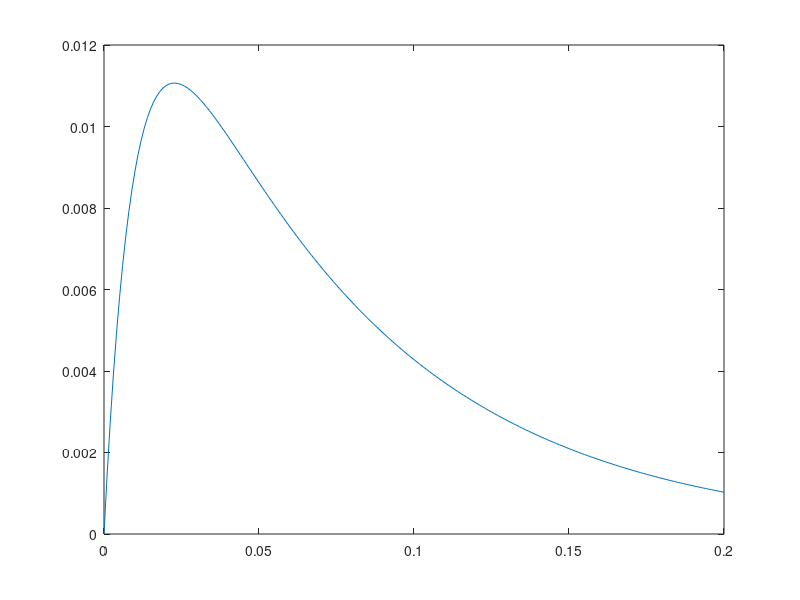
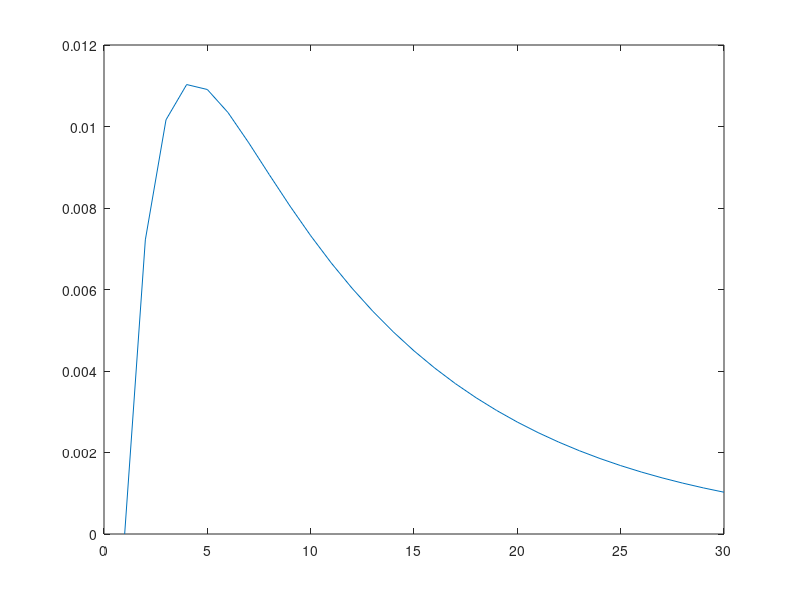
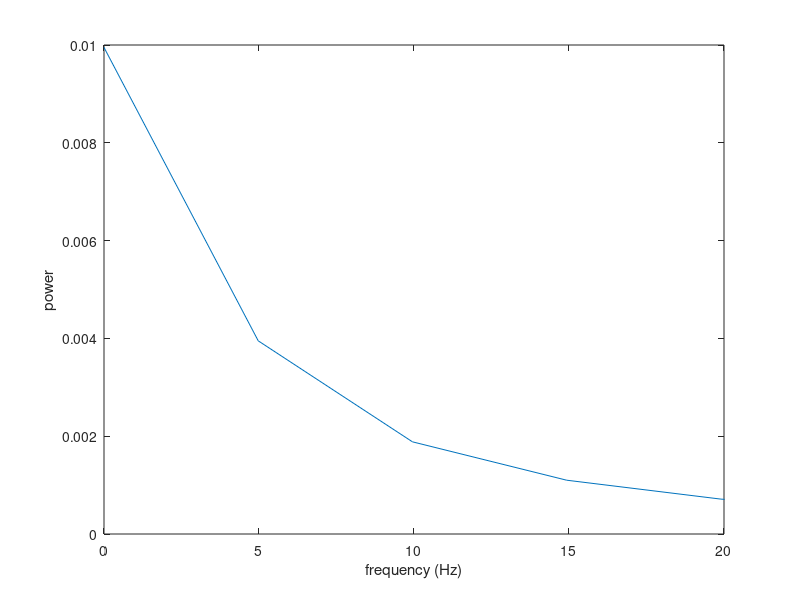

These charts were generated, in order, by the following MATLAB code: (Note: this script raises an error after producing the figures.)

%% set up some basics

close all
clear all
clc


allplots = 1;

T = 0.001; % time step in ms
Fs = 1/ T; % sample rate, 1 kHz

%% define the GCaMP6F filter based on measurements from Schnell et al. 2014 PNAS

xdata = [0 : T : 0.2];

%A = [1 0 0.4 1 0 0.05 0]; % tau_on is 50 ms, tau_off is 490 ms

a1_1 = 1; % "amplitude"
t1_1 = 0; % when x = t, y = a1 + b
tau1_1 = 0.01; % "time constant" - when x increases by tau1, y decreases by factor a1 * e
b_1 = 0; % as x --> inf, y --> b

a1_2 = 1; % "amplitude"
t1_2 = 0; % when x = t, y = a1 + b
tau1_2 = .07; % "time constant" - when x increases by tau1, y decreases by factor a1 * e
b_2 = 0; % as x --> inf, y --> b

cnst = 0;

%ydata = Exponential2_1D( A , xdata );

y_1 = a1_1 * exp(-1 / tau1_1 * (xdata - t1_1)) + b_1;
y_2 = a1_2 * exp(-1 / tau1_2 * (xdata - t1_2)) + b_2;


ydata = y_1 - y_2 + cnst;

ydata = ydata / sum( ydata );
nSamples = numel( xdata );

if allplots
    figure; plot(xdata, ydata);
end

xdatashort = linspace(xdata(1), xdata(end), 30);
ydatashort = interp1(xdata, ydata, xdatashort);
figure; 
plot(ydatashort);


%% compute the transfer function

Ydata = fft( ydata );

Ayy = 2 * abs(Ydata) / nSamples;
freq = [0 : floor( numel( xdata ) / 2 )] * Fs / numel( xdata );

if allplots
    figure;
    
    plot( freq, Ayy(1 : size(freq, 2) ) );
    xlim([0 20]);
    
    xlabel( 'frequency (Hz)' );
    ylabel ( 'power' );
end

%% flip the impulse response function to make a filter

filter = ydata;

%% convolve the filter with some synthetic responses

% freqi = 1;
% input = [zeros( size( xdata ) ) 0.5 * sin( 2 * pi * freqi * xdata ) + 0.25 zeros( size( xdata ) )];
% input = sinSFi(1./[.1 0.02],15003,'period',5);
load('~/samptestdat.mat', 'B');
B = tsrs(B(1:1000), 20000);
% input(input<0) = 0;
if allplots
    figure; plot(B)
end
%% 

Ad1 = conv( B, filter );
Ad1 = downsample(Ad1, 20);

Alim = numel(B) .* [.2 .4]; %[2.2e5 2.6e5] in B . . . restrict x axis to small region (which includes abrupt transition)

hfg = figure;
ax1 = axes(hfg);
plot(ax1,1:numel(B),B,'-k')
ax1.XColor = 'k';
ax1.YColor = 'k';
ax1.XLim = Alim;
ax1.Box = 'off';

ax2 = axes(hfg);
plot(ax2,1:numel(Ad1),Ad1,'-r')
ax2.XAxisLocation = 'top';
ax2.YAxisLocation = 'right';
ax2.Color = 'none';
ax2.XColor = 'r';
ax2.YColor = 'r';
ax2.Box = 'off';
ax2.XLim = Alim / (numel(B) / numel(Ad1));
ax2.YLim = ax1.YLim;
%% 

N = numel(B)
X = fftshift(fft(Ad1));
%%Frequency specifications:

%%Plot the spectrum:
figure;
plot(abs(X)/N);
xlabel('Frequency (in hertz)');
title('Magnitude Response');

%% 


filter = ones(200,1);
filter(1:10) = 1;


output = conv( input, filter );
timePoints = [1 : numel( output )] * T;

figure;
hold on;
plot( timePoints(1 : numel(input)), input, 'r' );
plot( timePoints, output, 'b' );

xlim([0 15])
% ylim([-0.5 0.5])
